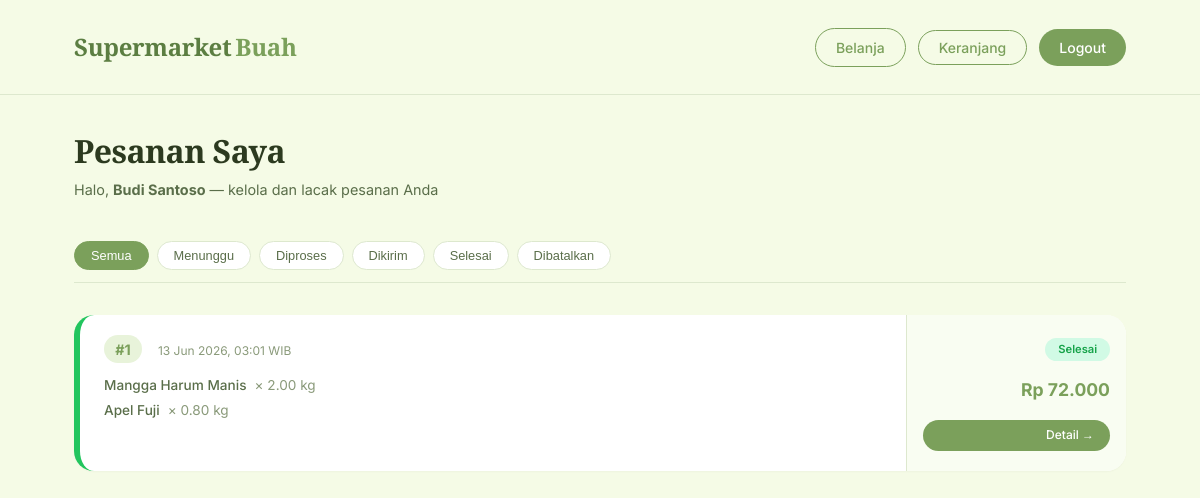
The page /pages/my_orders.php (signed in) on the database its author committed.
### tables this page shows
CREATE TABLE orders (
    id INT PRIMARY KEY AUTO_INCREMENT,
    user_id INT NOT NULL,
    nama_pemesan VARCHAR(100) NOT NULL,
    no_telepon VARCHAR(20) NOT NULL,
    alamat_kirim TEXT NOT NULL,
    total_harga DECIMAL(10,2) NOT NULL,
    status ENUM('pending', 'processing', 'shipped', 'delivered', 'cancelled') DEFAULT 'pending',
    catatan TEXT,
    created_at TIMESTAMP DEFAULT CURRENT_TIMESTAMP,
    updated_at TIMESTAMP DEFAULT CURRENT_TIMESTAMP ON UPDATE CURRENT_TIMESTAMP,
    FOREIGN KEY (user_id) REFERENCES users(id) ON DELETE CASCADE,
    INDEX idx_user_id (user_id),
    INDEX idx_status (status),
    INDEX idx_created_at (created_at)
);

CREATE TABLE order_items (
    id INT PRIMARY KEY AUTO_INCREMENT,
    order_id INT NOT NULL,
    buah_id INT NOT NULL,
    nama_buah VARCHAR(100) NOT NULL,
    harga_kg DECIMAL(10,2) NOT NULL,
    jumlah_kg DECIMAL(10,2) NOT NULL,
    subtotal DECIMAL(10,2) NOT NULL,
    created_at TIMESTAMP DEFAULT CURRENT_TIMESTAMP,
    FOREIGN KEY (order_id) REFERENCES orders(id) ON DELETE CASCADE,
    FOREIGN KEY (buah_id) REFERENCES buah(id) ON DELETE CASCADE,
    INDEX idx_order_id (order_id),
    INDEX idx_buah_id (buah_id)
);

### auth/check_session.php (called while the page is built, shortened)
<?php
function isLoggedIn() {
    return isset($_SESSION['logged_in']) && $_SESSION['logged_in'] === true;
}
function getLoggedInUser() {
    return [
        'id' => $_SESSION['user_id'] ?? null,
        'username' => $_SESSION['username'] ?? null,
        'email' => $_SESSION['email'] ?? null,
        'nama_lengkap' => $_SESSION['nama_lengkap'] ?? null,
        'role' => $_SESSION['role'] ?? null,
        'login_time' => $_SESSION['login_time'] ?? null,
    ];
}
?>

### config/database.php (called while the page is built, shortened)
<?php
$pdo_options = [
    PDO::ATTR_ERRMODE => PDO::ERRMODE_EXCEPTION,
    PDO::ATTR_DEFAULT_FETCH_MODE => PDO::FETCH_ASSOC,
    PDO::ATTR_EMULATE_PREPARES => false,
];
$pdo = null;
function getConnection() {
    global $pdo;
    if ($pdo !== null) {
        return $pdo;
    }
    try {
        $dsn = "mysql:host=" . DB_HOST . ";dbname=" . DB_NAME . ";charset=" . DB_CHARSET;
        global $pdo_options;
        $pdo = new PDO($dsn, DB_USER, DB_PASS, $pdo_options);
        return $pdo;
    } catch (PDOException $e) {
        error_log("Database Connection Error: " . $e->getMessage());
        die("Koneksi database gagal. Silakan hubungi administrator.");
    }
}
function query($sql, $params = []) {
    try {
        $pdo = getConnection();
        $stmt = $pdo->prepare($sql);
        $stmt->execute($params);
        return $stmt;
    } catch (PDOException $e) {
        error_log("Query Error: " . $e->getMessage() . " | SQL: " . $sql);
        throw $e;
    }
}
function fetchAll($sql, $params = []) {
    $stmt = query($sql, $params);
    return $stmt->fetchAll();
}
?>

### pages/my_orders.php (the view, shortened to what this page needs)
<?php
require_once '../auth/check_session.php';
require_once '../config/database.php';
$user       = getLoggedInUser();
$orders = fetchAll(
    "SELECT * FROM orders WHERE user_id = ? ORDER BY created_at DESC",
    [$user['id']]
);
function statusInfo($status) {
    return match($status) {
        'pending'    => ['label' => 'Menunggu',  'color' => '#D97706', 'bg' => '#FEF3C7', 'border' => '#F59E0B'],
        'processing' => ['label' => 'Diproses',  'color' => '#2563EB', 'bg' => '#DBEAFE', 'border' => '#3B82F6'],
        'shipped'    => ['label' => 'Dikirim',   'color' => '#4F46E5', 'bg' => '#E0E7FF', 'border' => '#6366F1'],
        'delivered'  => ['label' => 'Selesai',   'color' => '#16A34A', 'bg' => '#D1FAE5', 'border' => '#22C55E'],
        'cancelled'  => ['label' => 'Dibatalkan','color' => '#DC2626', 'bg' => '#FEE2E2', 'border' => '#EF4444'],
        default      => ['label' => ucfirst($status), 'color' => '#666', 'bg' => '#f5f5f5', 'border' => '#999'],
    };
}
?>
<!DOCTYPE html>
<html lang="id">
<head>
</head>
<body>
    <nav class="navbar">
        <div class="nav-inner">
            <a href="../index.php" class="nav-logo">
                <span>Supermarket</span><span>Buah</span>
            </a>
            <div class="nav-actions">
                <a href="catalog.php" class="btn-nav">Belanja</a>
                <div class="cart-wrap">
                    <a href="cart.php" class="btn-nav">Keranjang
                    </a>
                </div>
                <a href="../auth/logout.php" class="btn-nav solid">Logout</a>
            </div>
        </div>
    </nav>
    <div class="container">
        <div class="page-header">
            <h1 class="page-title">Pesanan Saya</h1>
            <p class="page-sub">Halo, <strong><?php echo htmlspecialchars($user['nama_lengkap']); ?></strong> — kelola dan lacak pesanan Anda</p>
        </div>
        <?php if (count($orders) > 0): ?>
        <div class="filter-tabs" id="filterTabs">
            <button class="filter-tab active" data-status="all">Semua</button>
            <button class="filter-tab" data-status="pending">Menunggu</button>
            <button class="filter-tab" data-status="processing">Diproses</button>
            <button class="filter-tab" data-status="shipped">Dikirim</button>
            <button class="filter-tab" data-status="delivered">Selesai</button>
            <button class="filter-tab" data-status="cancelled">Dibatalkan</button>
        </div>
        <div class="orders-list" id="ordersList">
            <?php foreach ($orders as $order):
                $si = statusInfo($order['status']);
                $items = fetchAll(
                    "SELECT nama_buah, jumlah_kg, subtotal FROM order_items WHERE order_id = ?",
                    [$order['id']]
                );
                $preview = array_slice($items, 0, 2);
            ?>
            <div class="order-card" data-status="<?php echo $order['status']; ?>" style="border-left-color: <?php echo $si['border']; ?>; border-top-color: <?php echo $si['border']; ?>;">
                <div class="order-left">
                    <div class="order-header">
                        <span class="order-id">#<?php echo $order['id']; ?></span>
                        <span class="order-date"><?php echo date('d M Y, H:i', strtotime($order['created_at'])); ?> WIB</span>
                    </div>
                    <div class="product-list">
                        <?php foreach ($preview as $item): ?>
                        <div class="product-item">
                            <span class="product-name"><?php echo htmlspecialchars($item['nama_buah']); ?></span>
                            <span class="product-qty">× <?php echo $item['jumlah_kg']; ?> kg</span>
                        </div>
                        <?php endforeach; ?>
                    </div>
                </div>
                <div class="order-right">
                    <div>
                        <div class="order-status" style="background: <?php echo $si['bg']; ?>; color: <?php echo $si['color']; ?>;">
                            <?php echo $si['label']; ?>
                        </div>
                        <div class="order-total">Rp <?php echo number_format($order['total_harga'], 0, ',', '.'); ?></div>
                    </div>
                    <a href="order_detail.php?id=<?php echo $order['id']; ?>" class="btn-detail">Detail →</a>
                </div>
            </div>
            <?php endforeach; ?>
        </div>
        <?php endif; ?>
    </div>
</body>
</html>

### pages/my_orders.php (style rules this page uses)
* { margin: 0; padding: 0; box-sizing: border-box; }
body { font-family: 'Inter', sans-serif; background: #F5FBE6; color: #2C3A1F; line-height: 1.5; }
.container { max-width: 1100px; margin: 0 auto; padding: 0 1.5rem; }
.navbar { background: rgba(245, 251, 230, 0.96); backdrop-filter: blur(8px); border-bottom: 1px solid #DDE8CE; position: sticky; top: 0; z-index: 50; padding: 0.75rem 0; }
.nav-inner { max-width: 1100px; margin: 0 auto; padding: 0 1.5rem; display: flex; align-items: center; justify-content: space-between; height: 70px; }
.nav-logo { text-decoration: none; display: flex; align-items: baseline; gap: 0.25rem; font-family: 'Playfair Display', serif; font-size: 1.5rem; font-weight: 700; color: #7BA05B; letter-spacing: -0.3px; }
.nav-logo span:first-child { font-weight: 800; color: #5C7E42; }
.nav-actions { display: flex; gap: 0.75rem; align-items: center; }
.btn-nav { padding: 0.5rem 1.25rem; border-radius: 40px; font-weight: 500; font-size: 0.875rem; text-decoration: none; transition: all 0.2s; border: 1.5px solid #7BA05B; background: transparent; color: #7BA05B; }
.btn-nav.solid { background: #7BA05B; color: white; border: none; }
.cart-wrap { position: relative; }
.page-header { padding: 2rem 0 1rem; margin-bottom: 1.5rem; }
.page-title { font-family: 'Playfair Display', serif; font-size: 2rem; font-weight: 700; color: #2C3A1F; letter-spacing: -0.02em; }
.page-sub { color: #5A6E4A; font-size: 0.9rem; margin-top: 0.25rem; }
.filter-tabs { display: flex; gap: 0.5rem; flex-wrap: wrap; margin-bottom: 2rem; border-bottom: 1px solid #DDE8CE; padding-bottom: 0.75rem; }
.filter-tab { padding: 0.4rem 1rem; border-radius: 40px; font-size: 0.8rem; font-weight: 500; background: white; border: 1px solid #DDE8CE; cursor: pointer; transition: all 0.2s; color: #5A6E4A; }
.filter-tab.active { background: #7BA05B; border-color: #7BA05B; color: white; }
.orders-list { display: flex; flex-direction: column; gap: 1rem; padding-bottom: 3rem; }
.order-card { background: white; border-radius: 20px; box-shadow: 0 1px 2px rgba(0,0,0,0.03); transition: all 0.2s; overflow: hidden; display: flex; border-left: 6px solid; }
.order-left { flex: 1; padding: 1.25rem 1.5rem; }
.order-right { width: 220px; background: #F9FDF2; padding: 1.25rem 1rem; display: flex; flex-direction: column; justify-content: space-between; text-align: right; border-left: 1px solid #DDE8CE; }
.order-header { display: flex; align-items: baseline; gap: 1rem; flex-wrap: wrap; margin-bottom: 0.75rem; }
.order-id { font-weight: 700; font-size: 0.9rem; color: #7BA05B; background: #E8F3DA; padding: 0.2rem 0.7rem; border-radius: 30px; }
.order-date { font-size: 0.75rem; color: #8A9A7A; }
.product-list { margin-top: 0.5rem; }
.product-item { font-size: 0.85rem; color: #5A6E4A; margin-bottom: 0.25rem; display: flex; gap: 0.5rem; }
.product-name { font-weight: 500; }
.product-qty { color: #8A9A7A; }
.order-status { display: inline-block; padding: 0.2rem 0.8rem; border-radius: 40px; font-size: 0.7rem; font-weight: 600; margin-bottom: 0.5rem; }
.order-total { font-weight: 700; font-size: 1.1rem; color: #7BA05B; margin: 0.5rem 0; }
.btn-detail { display: inline-block; padding: 0.4rem 1rem; background: #7BA05B; color: white; border-radius: 40px; text-decoration: none; font-size: 0.75rem; font-weight: 500; transition: all 0.2s; margin-top: 0.5rem; }

### rows shown on the page
orders: nama_pemesan "Budi Santoso", id "1", created_at "13 Jun 2026, 03:01", status "Selesai", total_harga "72.000"
order_items: nama_buah "Mangga Harum Manis", jumlah_kg "2.00"
order_items: nama_buah "Apel Fuji", jumlah_kg "0.80"
